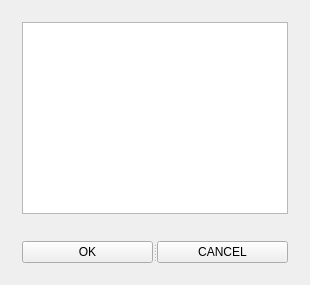
<?xml version="1.0" encoding="UTF-8"?>
<ui version="4.0">
 <class>SVGView</class>
 <widget class="QWidget" name="SVGView">
  <property name="geometry">
   <rect>
    <x>0</x>
    <y>0</y>
    <width>310</width>
    <height>285</height>
   </rect>
  </property>
  <property name="windowTitle">
   <string>SVGView</string>
  </property>
  <layout class="QGridLayout" name="gridLayout_4">
   <item row="0" column="0">
    <widget class="QWidget" name="widget" native="true">
     <layout class="QGridLayout" name="gridLayout_3">
      <item row="0" column="0">
       <layout class="QGridLayout" name="gridLayout_2">
        <item row="1" column="0">
         <layout class="QGridLayout" name="gridLayout">
          <item row="0" column="0">
           <spacer name="verticalSpacer">
            <property name="orientation">
             <enum>Qt::Vertical</enum>
            </property>
            <property name="sizeHint" stdset="0">
             <size>
              <width>20</width>
              <height>18</height>
             </size>
            </property>
           </spacer>
          </item>
          <item row="0" column="1">
           <spacer name="verticalSpacer_2">
            <property name="orientation">
             <enum>Qt::Vertical</enum>
            </property>
            <property name="sizeHint" stdset="0">
             <size>
              <width>20</width>
              <height>18</height>
             </size>
            </property>
           </spacer>
          </item>
          <item row="1" column="0" colspan="2">
           <widget class="QSplitter" name="splitter">
            <property name="orientation">
             <enum>Qt::Horizontal</enum>
            </property>
            <widget class="QPushButton" name="OK">
             <property name="text">
              <string>OK</string>
             </property>
            </widget>
            <widget class="QPushButton" name="CANCEL">
             <property name="text">
              <string>CANCEL</string>
             </property>
            </widget>
           </widget>
          </item>
         </layout>
        </item>
        <item row="0" column="0">
         <widget class="QListWidget" name="listWidget"/>
        </item>
       </layout>
      </item>
     </layout>
    </widget>
   </item>
  </layout>
 </widget>
 <layoutdefault spacing="6" margin="11"/>
 <resources/>
 <connections/>
</ui>
